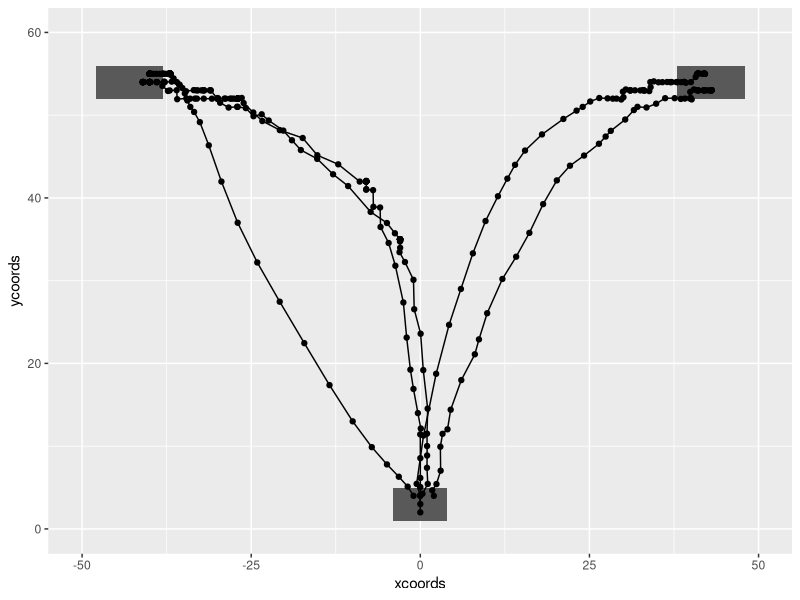

Write R code to recreate this figure.

rm(list = ls())
dev.off()

library(tidyr)
library(caTools)
library(scales)
library(ggplot2)
library(dplyr)
library(magrittr)

containerSize = c(1000, 600)    # mousetracking container dimensions-- ensure that they are the same as the ones used in the experiment 

cleancommas = function(trialdata){            # cleans x and y coord data (which is stored in a weird comma separated way) and returns vector
  d = toString(trialdata)
  d = as.vector(strsplit(d, ",")[[1]])
  d = as.numeric(d)
  return(d)
}

toVector = function(string){
  return(as.numeric(strsplit(string, ",")[[1]]))
}

orgCoords = function(enterData, contSize = containerSize){             # cleans and organizes the data-- creates a long data frame
    fulldat = data.frame("ntrial" = list(), "xcoords" = list(), "ycoords" = list(), "timest" = list())
    
    for (i in seq(nrow(enterData))){     # runs through all trials of data, cleans the mouse coordinates and stores them in lists
      x = cleancommas(enterData$x.position[i])
      y = cleancommas(enterData$y.position[i])
      t = cleancommas(enterData$mice.times[i])
      
      t = t[complete.cases(x)]    # getting rid of NAs which usually occur in the beginning of any trial due to slow loading of browser
      x = x[complete.cases(x)]
      y = y[complete.cases(y)]
      
      # x and y values need to be rescaled-- the x axis goes from -50 to 50 (with starting position close to 0)
      x = rescale(x, to = c(-50, 50), from = c(0, contSize[1]))
      y = rescale(y, to = c(60,0), from = c(0, contSize[2]))
      
      xcoords = floor(x)
      ycoords = floor(y)
      timest = floor(t)
      ntrial = rep(i, length(timest))
    
      temp = data.frame("ntrial" = ntrial, "xcoords" = xcoords, "ycoords" = ycoords, "timest" = timest)    # returns list made up of lists of coordinates
      fulldat = bind_rows(fulldat, temp)
  }
  return(fulldat)
}
  
timenormalize = function(orgdat){   # normalizes x and y coordinates to contain 101 timesteps of each
  fulldat = data.frame("ntrial" = list(), "xcoords" = list(), "ycoords" = list(), "timest" = list())
  
  for (trial in c(1: orgdat$ntrial[nrow(orgdat)])){
    x = orgdat$xcoords[orgdat$ntrial==trial]
    y = orgdat$ycoords[orgdat$ntrial==trial]
    t = orgdat$timest[orgdat$ntrial==trial]
    
    normalizedx = spline(x, n = 101)$y
    normalizedy = spline(y, n = 101)$y
    normalizedt = spline(t, n = 101)$y
    
    ntrial = rep(trial, 101)
    temp = data.frame("ntrial" = ntrial, "xcoords" = normalizedx, "ycoords" = normalizedy, "timest" = normalizedt)    # returns list made up of lists of coordinates
    fulldat = bind_rows(fulldat, temp)
  }
  return(fulldat)
}

aucCalc = function(orgdat){                              # calculates area under the curve
  auc = c()                                                    # creates empty vector to store values
  
  for (trial in c(1: orgdat$ntrial[nrow(orgdat)])){                      # loops through the data to calculate auc for each trial
    x = orgdat$xcoords[orgdat$ntrial==trial]
    y = orgdat$ycoords[orgdat$ntrial==trial]
    t = orgdat$timest[orgdat$ntrial==trial]
    
    directx = c(x[1], x[length(x)])                            # direct trajectory
    directy = c(y[1], y[length(y)])
    
    totalarea = abs(trapz(x,y))                                # area under actual trajectory
    directarea = abs(trapz(directx,directy))                   # area under direct trajectory
    
    auc = c(auc, (totalarea - directarea) )                    # both are subtracted to give spatial attraction
  }
  
  return(auc)                                                  # returns vector of auc values for all trials
}

visualizeMouse = function(orgdata){                          # graphs mousetrajectories
  ggplot(orgdata, aes(x=xcoords, y=ycoords, group = ntrial)) + 
    xlim(-50, 50) + ylim(0,60) + 
    geom_rect(xmin=-48, xmax=-38, ymin=52, ymax=56) + 
    geom_rect(xmin=38, xmax=48, ymin=52, ymax=56) + 
    geom_rect(xmin=-4.0, xmax=+4.0, ymin=1, ymax=5.0) + 
    geom_point() + geom_path()
}


## running analyses on sample file

data = read.csv("mousetracking_sample_1598874777019.csv", sep = ",")  # change file name to load your file
organizedDat = orgCoords(data)
normalizedDat = timenormalize(organizedDat)
auc = aucCalc(normalizedDat)
plot = visualizeMouse(normalizedDat)
